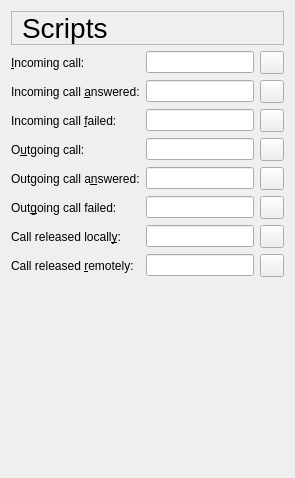
     <widget class="QWidget" name="pageScripts">
      <layout class="QVBoxLayout">
       <item>
        <widget class="QLabel" name="scriptsTitleTextLabel">
         <property name="font">
          <font>
           <pointsize>21</pointsize>
          </font>
         </property>
         <property name="frameShape">
          <enum>QFrame::StyledPanel</enum>
         </property>
         <property name="text">
          <string>Scripts</string>
         </property>
         <property name="wordWrap">
          <bool>false</bool>
         </property>
         <property name="indent">
          <number>10</number>
         </property>
        </widget>
       </item>
       <item>
        <layout class="QGridLayout">
         <item row="6" column="1">
          <widget class="QLineEdit" name="localReleaseLineEdit">
           <property name="whatsThis">
            <string>&lt;p&gt;
This script is called when you release a call.
&lt;/p&gt;
&lt;h2&gt;Environment variables&lt;/h2&gt;
&lt;p&gt;
The values of all SIP headers of the outgoing SIP BYE request are passed in environment variables to your script.
&lt;/p&gt;
&lt;p&gt;
&lt;b&gt;TWINKLE_TRIGGER=local_release&lt;/b&gt;. &lt;b&gt;SIPREQUEST_METHOD=BYE&lt;/b&gt;. &lt;b&gt;SIPREQUEST_URI&lt;/b&gt; contains the request-URI of the BYE.  The name of the user profile will be passed in &lt;b&gt;TWINKLE_USER_PROFILE&lt;/b&gt;.</string>
           </property>
          </widget>
         </item>
         <item row="2" column="2">
          <widget class="QToolButton" name="openInCallFailedToolButton">
           <property name="focusPolicy">
            <enum>Qt::TabFocus</enum>
           </property>
           <property name="whatsThis">
            <string>Select script file.</string>
           </property>
           <property name="text">
            <string/>
           </property>
           <property name="icon">
            <iconset resource="icons.qrc">
             <normaloff>:/icons/images/fileopen.png</normaloff>:/icons/images/fileopen.png</iconset>
           </property>
          </widget>
         </item>
         <item row="0" column="2">
          <widget class="QToolButton" name="openIncomingCallScriptToolButton">
           <property name="focusPolicy">
            <enum>Qt::TabFocus</enum>
           </property>
           <property name="whatsThis">
            <string>Select script file.</string>
           </property>
           <property name="text">
            <string/>
           </property>
           <property name="icon">
            <iconset resource="icons.qrc">
             <normaloff>:/icons/images/fileopen.png</normaloff>:/icons/images/fileopen.png</iconset>
           </property>
          </widget>
         </item>
         <item row="4" column="2">
          <widget class="QToolButton" name="openOutCallAnsweredToolButton">
           <property name="focusPolicy">
            <enum>Qt::TabFocus</enum>
           </property>
           <property name="whatsThis">
            <string>Select script file.</string>
           </property>
           <property name="text">
            <string/>
           </property>
           <property name="icon">
            <iconset resource="icons.qrc">
             <normaloff>:/icons/images/fileopen.png</normaloff>:/icons/images/fileopen.png</iconset>
           </property>
          </widget>
         </item>
         <item row="2" column="1">
          <widget class="QLineEdit" name="inCallFailedLineEdit">
           <property name="whatsThis">
            <string>&lt;p&gt;
This script is called when an incoming call fails.
&lt;/p&gt;
&lt;h2&gt;Environment variables&lt;/h2&gt;
&lt;p&gt;
The values of all SIP headers of the outgoing SIP failure response are passed in environment variables to your script.
&lt;/p&gt;
&lt;p&gt;
&lt;b&gt;TWINKLE_TRIGGER=in_call_failed&lt;/b&gt;. &lt;b&gt;SIPSTATUS_CODE&lt;/b&gt; contains the status code of the failure response. &lt;b&gt;SIPSTATUS_REASON&lt;/b&gt; contains the reason phrase.  The name of the user profile will be passed in &lt;b&gt;TWINKLE_USER_PROFILE&lt;/b&gt;.</string>
           </property>
          </widget>
         </item>
         <item row="1" column="2">
          <widget class="QToolButton" name="openInCallAnsweredToolButton">
           <property name="focusPolicy">
            <enum>Qt::TabFocus</enum>
           </property>
           <property name="whatsThis">
            <string>Select script file.</string>
           </property>
           <property name="text">
            <string/>
           </property>
           <property name="icon">
            <iconset resource="icons.qrc">
             <normaloff>:/icons/images/fileopen.png</normaloff>:/icons/images/fileopen.png</iconset>
           </property>
          </widget>
         </item>
         <item row="7" column="1">
          <widget class="QLineEdit" name="remoteReleaseLineEdit">
           <property name="whatsThis">
            <string>&lt;p&gt;
This script is called when the remote party releases a call.
&lt;/p&gt;
&lt;h2&gt;Environment variables&lt;/h2&gt;
&lt;p&gt;
The values of all SIP headers of the incoming SIP BYE request are passed in environment variables to your script.
&lt;/p&gt;
&lt;p&gt;
&lt;b&gt;TWINKLE_TRIGGER=remote_release&lt;/b&gt;. &lt;b&gt;SIPREQUEST_METHOD=BYE&lt;/b&gt;. &lt;b&gt;SIPREQUEST_URI&lt;/b&gt; contains the request-URI of the BYE.  The name of the user profile will be passed in &lt;b&gt;TWINKLE_USER_PROFILE&lt;/b&gt;.</string>
           </property>
          </widget>
         </item>
         <item row="3" column="2">
          <widget class="QToolButton" name="openOutCallToolButton">
           <property name="focusPolicy">
            <enum>Qt::TabFocus</enum>
           </property>
           <property name="whatsThis">
            <string>Select script file.</string>
           </property>
           <property name="text">
            <string/>
           </property>
           <property name="icon">
            <iconset resource="icons.qrc">
             <normaloff>:/icons/images/fileopen.png</normaloff>:/icons/images/fileopen.png</iconset>
           </property>
          </widget>
         </item>
         <item row="0" column="1">
          <widget class="QLineEdit" name="incomingCallScriptLineEdit">
           <property name="whatsThis">
            <string>&lt;p&gt;
You can customize the way Twinkle handles incoming calls. Twinkle can call a script when a call comes in. Based on the output of the script Twinkle accepts, rejects or redirects the call. When accepting the call, the ring tone can be customized by the script as well. The script can be any executable program.
&lt;/p&gt;
&lt;p&gt;
&lt;b&gt;Note:&lt;/b&gt; Twinkle pauses while your script runs. It is recommended that your script does not take more than 200 ms. When you need more time, you can send the parameters followed by &lt;b&gt;end&lt;/b&gt; and keep on running. Twinkle will continue when it receives the &lt;b&gt;end&lt;/b&gt; parameter.
&lt;/p&gt;
&lt;p&gt;
With your script you can customize call handling by outputting one or more of the following parameters to stdout. Each parameter should be on a separate line.
&lt;/p&gt;
&lt;p&gt;
&lt;blockquote&gt;
&lt;tt&gt;
action=[ continue | reject | dnd | redirect | autoanswer ]&lt;br&gt;
reason=&amp;lt;string&amp;gt;&lt;br&gt;
contact=&amp;lt;address to redirect to&amp;gt;&lt;br&gt;
caller_name=&amp;lt;name of caller to display&amp;gt;&lt;br&gt;
ringtone=&amp;lt;file name of .wav file&amp;gt;&lt;br&gt;
display_msg=&amp;lt;message to show on display&amp;gt;&lt;br&gt;
end&lt;br&gt;
&lt;/tt&gt;
&lt;/blockquote&gt;
&lt;/p&gt;
&lt;h2&gt;Parameters&lt;/h2&gt;
&lt;h3&gt;action&lt;/h3&gt;
&lt;p&gt;
&lt;b&gt;continue&lt;/b&gt; - continue call handling as usual&lt;br&gt;
&lt;b&gt;reject&lt;/b&gt; - reject call&lt;br&gt;
&lt;b&gt;dnd&lt;/b&gt; - deny call with do not disturb indication&lt;br&gt;
&lt;b&gt;redirect&lt;/b&gt; - redirect call to address specified by &lt;b&gt;contact&lt;/b&gt;&lt;br&gt;
&lt;b&gt;autoanswer&lt;/b&gt; - automatically answer a call&lt;br&gt;
&lt;/p&gt;
&lt;p&gt;
When the script does not write an action to stdout, then the default action is continue.
&lt;/p&gt;
&lt;p&gt;
&lt;b&gt;reason: &lt;/b&gt;
With the reason parameter you can set the reason string for reject or dnd. This might be shown to the far-end user.
&lt;/p&gt;
&lt;p&gt;
&lt;b&gt;caller_name: &lt;/b&gt;
This parameter will override the display name of the caller.
&lt;/p&gt;
&lt;p&gt;
&lt;b&gt;ringtone: &lt;/b&gt;
The ringtone parameter specifies the .wav file that will be played as ring tone when action is continue.
&lt;/p&gt;
&lt;h2&gt;Environment variables&lt;/h2&gt;
&lt;p&gt;
The values of all SIP headers in the incoming INVITE message are passed in environment variables to your script. The variable names are formatted as &lt;b&gt;SIP_&amp;lt;HEADER_NAME&amp;gt;&lt;/b&gt; E.g. SIP_FROM contains the value of the from header.
&lt;/p&gt;
&lt;p&gt;
TWINKLE_TRIGGER=in_call. SIPREQUEST_METHOD=INVITE. The request-URI of the INVITE will be passed in &lt;b&gt;SIPREQUEST_URI&lt;/b&gt;. The name of the user profile will be passed in &lt;b&gt;TWINKLE_USER_PROFILE&lt;/b&gt;.</string>
           </property>
          </widget>
         </item>
         <item row="4" column="1">
          <widget class="QLineEdit" name="outCallAnsweredLineEdit">
           <property name="whatsThis">
            <string>&lt;p&gt;
This script is called when the remote party answers your call.
&lt;/p&gt;
&lt;h2&gt;Environment variables&lt;/h2&gt;
&lt;p&gt;
The values of all SIP headers of the incoming 200 OK are passed in environment variables to your script.
&lt;/p&gt;
&lt;p&gt;
&lt;b&gt;TWINKLE_TRIGGER=out_call_answered&lt;/b&gt;. &lt;b&gt;SIPSTATUS_CODE=200&lt;/b&gt;. &lt;b&gt;SIPSTATUS_REASON&lt;/b&gt; contains the reason phrase.  The name of the user profile will be passed in &lt;b&gt;TWINKLE_USER_PROFILE&lt;/b&gt;.</string>
           </property>
          </widget>
         </item>
         <item row="1" column="1">
          <widget class="QLineEdit" name="inCallAnsweredLineEdit">
           <property name="whatsThis">
            <string>&lt;p&gt;
This script is called when you answer an incoming call.
&lt;/p&gt;
&lt;h2&gt;Environment variables&lt;/h2&gt;
&lt;p&gt;
The values of all SIP headers of the outgoing 200 OK are passed in environment variables to your script.
&lt;/p&gt;
&lt;p&gt;
&lt;b&gt;TWINKLE_TRIGGER=in_call_answered&lt;/b&gt;. &lt;b&gt;SIPSTATUS_CODE=200&lt;/b&gt;. &lt;b&gt;SIPSTATUS_REASON&lt;/b&gt; contains the reason phrase.  The name of the user profile will be passed in &lt;b&gt;TWINKLE_USER_PROFILE&lt;/b&gt;.</string>
           </property>
          </widget>
         </item>
         <item row="6" column="0">
          <widget class="QLabel" name="localReleaseTextLabel">
           <property name="text">
            <string>Call released locall&amp;y:</string>
           </property>
           <property name="wordWrap">
            <bool>false</bool>
           </property>
           <property name="buddy">
            <cstring>inCallFailedLineEdit</cstring>
           </property>
          </widget>
         </item>
         <item row="5" column="2">
          <widget class="QToolButton" name="openOutCallFailedToolButton">
           <property name="focusPolicy">
            <enum>Qt::TabFocus</enum>
           </property>
           <property name="whatsThis">
            <string>Select script file.</string>
           </property>
           <property name="text">
            <string/>
           </property>
           <property name="icon">
            <iconset resource="icons.qrc">
             <normaloff>:/icons/images/fileopen.png</normaloff>:/icons/images/fileopen.png</iconset>
           </property>
          </widget>
         </item>
         <item row="5" column="1">
          <widget class="QLineEdit" name="outCallFailedLineEdit">
           <property name="whatsThis">
            <string>&lt;p&gt;
This script is called when an outgoing call fails.
&lt;/p&gt;
&lt;h2&gt;Environment variables&lt;/h2&gt;
&lt;p&gt;
The values of all SIP headers of the incoming SIP failure response are passed in environment variables to your script.
&lt;/p&gt;
&lt;p&gt;
&lt;b&gt;TWINKLE_TRIGGER=out_call_failed&lt;/b&gt;. &lt;b&gt;SIPSTATUS_CODE&lt;/b&gt; contains the status code of the failure response. &lt;b&gt;SIPSTATUS_REASON&lt;/b&gt; contains the reason phrase.  The name of the user profile will be passed in &lt;b&gt;TWINKLE_USER_PROFILE&lt;/b&gt;.</string>
           </property>
          </widget>
         </item>
         <item row="3" column="1">
          <widget class="QLineEdit" name="outCallLineEdit">
           <property name="whatsThis">
            <string>&lt;p&gt;
This script is called when you make a call.
&lt;/p&gt;
&lt;h2&gt;Environment variables&lt;/h2&gt;
&lt;p&gt;
The values of all SIP headers of the outgoing INVITE are passed in environment variables to your script.
&lt;/p&gt;
&lt;p&gt;
&lt;b&gt;TWINKLE_TRIGGER=out_call&lt;/b&gt;. &lt;b&gt;SIPREQUEST_METHOD=INVITE&lt;/b&gt;. &lt;b&gt;SIPREQUEST_URI&lt;/b&gt; contains the request-URI of the INVITE.  The name of the user profile will be passed in &lt;b&gt;TWINKLE_USER_PROFILE&lt;/b&gt;.</string>
           </property>
          </widget>
         </item>
         <item row="4" column="0">
          <widget class="QLabel" name="outCallAnsweredTextLabel">
           <property name="text">
            <string>Outgoing call a&amp;nswered:</string>
           </property>
           <property name="wordWrap">
            <bool>false</bool>
           </property>
           <property name="buddy">
            <cstring>inCallAnsweredLineEdit</cstring>
           </property>
          </widget>
         </item>
         <item row="2" column="0">
          <widget class="QLabel" name="inCallFailedTextLabel">
           <property name="text">
            <string>Incoming call &amp;failed:</string>
           </property>
           <property name="wordWrap">
            <bool>false</bool>
           </property>
           <property name="buddy">
            <cstring>inCallFailedLineEdit</cstring>
           </property>
          </widget>
         </item>
         <item row="0" column="0">
          <widget class="QLabel" name="incomingCallScriptTextLabel">
           <property name="text">
            <string>&amp;Incoming call:</string>
           </property>
           <property name="wordWrap">
            <bool>false</bool>
           </property>
           <property name="buddy">
            <cstring>incomingCallScriptLineEdit</cstring>
           </property>
          </widget>
         </item>
         <item row="6" column="2">
          <widget class="QToolButton" name="openLocalReleaseToolButton">
           <property name="focusPolicy">
            <enum>Qt::TabFocus</enum>
           </property>
           <property name="whatsThis">
            <string>Select script file.</string>
           </property>
           <property name="text">
            <string/>
           </property>
           <property name="icon">
            <iconset resource="icons.qrc">
             <normaloff>:/icons/images/fileopen.png</normaloff>:/icons/images/fileopen.png</iconset>
           </property>
          </widget>
         </item>
         <item row="7" column="0">
          <widget class="QLabel" name="remoteReleaseTextLabel">
           <property name="text">
            <string>Call released &amp;remotely:</string>
           </property>
           <property name="wordWrap">
            <bool>false</bool>
           </property>
           <property name="buddy">
            <cstring>inCallFailedLineEdit</cstring>
           </property>
          </widget>
         </item>
         <item row="1" column="0">
          <widget class="QLabel" name="inCallAnsweredTextLabel">
           <property name="text">
            <string>Incoming call &amp;answered:</string>
           </property>
           <property name="wordWrap">
            <bool>false</bool>
           </property>
           <property name="buddy">
            <cstring>inCallAnsweredLineEdit</cstring>
           </property>
          </widget>
         </item>
         <item row="7" column="2">
          <widget class="QToolButton" name="openRemoteReleaseToolButton">
           <property name="focusPolicy">
            <enum>Qt::TabFocus</enum>
           </property>
           <property name="whatsThis">
            <string>Select script file.</string>
           </property>
           <property name="text">
            <string/>
           </property>
           <property name="icon">
            <iconset resource="icons.qrc">
             <normaloff>:/icons/images/fileopen.png</normaloff>:/icons/images/fileopen.png</iconset>
           </property>
          </widget>
         </item>
         <item row="3" column="0">
          <widget class="QLabel" name="outCallTextLabel">
           <property name="text">
            <string>O&amp;utgoing call:</string>
           </property>
           <property name="wordWrap">
            <bool>false</bool>
           </property>
           <property name="buddy">
            <cstring>incomingCallScriptLineEdit</cstring>
           </property>
          </widget>
         </item>
         <item row="5" column="0">
          <widget class="QLabel" name="outCallFailedTextLabel">
           <property name="text">
            <string>Out&amp;going call failed:</string>
           </property>
           <property name="wordWrap">
            <bool>false</bool>
           </property>
           <property name="buddy">
            <cstring>inCallFailedLineEdit</cstring>
           </property>
          </widget>
         </item>
        </layout>
       </item>
       <item>
        <spacer>
         <property name="orientation">
          <enum>Qt::Vertical</enum>
         </property>
         <property name="sizeType">
          <enum>QSizePolicy::Expanding</enum>
         </property>
         <property name="sizeHint" stdset="0">
          <size>
           <width>20</width>
           <height>190</height>
          </size>
         </property>
        </spacer>
       </item>
      </layout>
     </widget>
